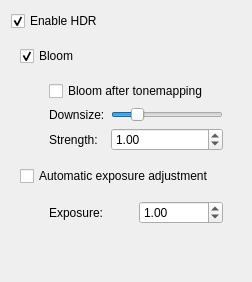
<ui version="4.0" >
 <class>HdrGLWidgetControl</class>
 <widget class="QWidget" name="HdrGLWidgetControl" >
  <property name="geometry" >
   <rect>
    <x>0</x>
    <y>0</y>
    <width>252</width>
    <height>282</height>
   </rect>
  </property>
  <layout class="QVBoxLayout" name="verticalLayout_2" >
   <item>
    <widget class="QCheckBox" name="enableHdr" >
     <property name="text" >
      <string>Enable HDR</string>
     </property>
     <property name="checked" >
      <bool>true</bool>
     </property>
    </widget>
   </item>
   <item>
    <widget class="QWidget" native="1" name="widget" >
     <layout class="QVBoxLayout" name="verticalLayout" >
      <item>
       <widget class="QCheckBox" name="bloom" >
        <property name="text" >
         <string>Bloom</string>
        </property>
        <property name="checked" >
         <bool>true</bool>
        </property>
       </widget>
      </item>
      <item>
       <layout class="QHBoxLayout" name="horizontalLayout" >
        <item>
         <spacer name="horizontalSpacer" >
          <property name="orientation" >
           <enum>Qt::Horizontal</enum>
          </property>
          <property name="sizeType" >
           <enum>QSizePolicy::Fixed</enum>
          </property>
          <property name="sizeHint" stdset="0" >
           <size>
            <width>20</width>
            <height>20</height>
           </size>
          </property>
         </spacer>
        </item>
        <item>
         <widget class="QWidget" native="1" name="widget_2" >
          <layout class="QGridLayout" name="gridLayout_3" >
           <item row="0" column="0" colspan="2" >
            <widget class="QCheckBox" name="bloomAfterTonemapping" >
             <property name="text" >
              <string>Bloom after tonemapping</string>
             </property>
            </widget>
           </item>
           <item row="1" column="0" >
            <widget class="QLabel" name="label_4" >
             <property name="text" >
              <string>Downsize:</string>
             </property>
            </widget>
           </item>
           <item row="1" column="1" >
            <widget class="QSlider" name="bloomDownsize" >
             <property name="maximum" >
              <number>5</number>
             </property>
             <property name="pageStep" >
              <number>1</number>
             </property>
             <property name="value" >
              <number>1</number>
             </property>
             <property name="orientation" >
              <enum>Qt::Horizontal</enum>
             </property>
            </widget>
           </item>
           <item row="2" column="0" >
            <widget class="QLabel" name="label_5" >
             <property name="text" >
              <string>Strength:</string>
             </property>
            </widget>
           </item>
           <item row="2" column="1" >
            <widget class="QDoubleSpinBox" name="bloomStrength" >
             <property name="maximum" >
              <double>10.000000000000000</double>
             </property>
             <property name="singleStep" >
              <double>0.100000000000000</double>
             </property>
             <property name="value" >
              <double>1.000000000000000</double>
             </property>
            </widget>
           </item>
          </layout>
         </widget>
        </item>
       </layout>
      </item>
      <item>
       <widget class="QCheckBox" name="exposureAuto" >
        <property name="text" >
         <string>Automatic exposure adjustment</string>
        </property>
       </widget>
      </item>
      <item>
       <layout class="QHBoxLayout" name="horizontalLayout_2" >
        <item>
         <spacer name="horizontalSpacer_2" >
          <property name="orientation" >
           <enum>Qt::Horizontal</enum>
          </property>
          <property name="sizeType" >
           <enum>QSizePolicy::Fixed</enum>
          </property>
          <property name="sizeHint" stdset="0" >
           <size>
            <width>20</width>
            <height>20</height>
           </size>
          </property>
         </spacer>
        </item>
        <item>
         <widget class="QStackedWidget" name="exposureOptions" >
          <property name="currentIndex" >
           <number>0</number>
          </property>
          <widget class="QWidget" name="page" >
           <property name="geometry" >
            <rect>
             <x>0</x>
             <y>0</y>
             <width>210</width>
             <height>72</height>
            </rect>
           </property>
           <layout class="QGridLayout" name="gridLayout_2" >
            <item row="0" column="0" >
             <widget class="QLabel" name="label" >
              <property name="text" >
               <string>Exposure:</string>
              </property>
             </widget>
            </item>
            <item row="0" column="1" >
             <widget class="QDoubleSpinBox" name="exposure" >
              <property name="minimum" >
               <double>0.010000000000000</double>
              </property>
              <property name="maximum" >
               <double>50.000000000000000</double>
              </property>
              <property name="singleStep" >
               <double>0.200000000000000</double>
              </property>
              <property name="value" >
               <double>1.000000000000000</double>
              </property>
             </widget>
            </item>
            <item row="1" column="0" >
             <spacer name="verticalSpacer" >
              <property name="orientation" >
               <enum>Qt::Vertical</enum>
              </property>
              <property name="sizeHint" stdset="0" >
               <size>
                <width>20</width>
                <height>27</height>
               </size>
              </property>
             </spacer>
            </item>
           </layout>
          </widget>
          <widget class="QWidget" name="page_2" >
           <property name="geometry" >
            <rect>
             <x>0</x>
             <y>0</y>
             <width>210</width>
             <height>72</height>
            </rect>
           </property>
           <layout class="QGridLayout" name="gridLayout" >
            <item row="0" column="0" >
             <widget class="QLabel" name="label_2" >
              <property name="text" >
               <string>Speed:</string>
              </property>
             </widget>
            </item>
            <item row="0" column="1" >
             <widget class="QDoubleSpinBox" name="exposureAutoSpeed" >
              <property name="minimum" >
               <double>0.010000000000000</double>
              </property>
              <property name="maximum" >
               <double>10.000000000000000</double>
              </property>
              <property name="singleStep" >
               <double>0.100000000000000</double>
              </property>
              <property name="value" >
               <double>1.000000000000000</double>
              </property>
             </widget>
            </item>
            <item row="1" column="0" >
             <widget class="QLabel" name="label_3" >
              <property name="text" >
               <string>Target:</string>
              </property>
             </widget>
            </item>
            <item row="1" column="1" >
             <widget class="QDoubleSpinBox" name="exposureAutoTarget" >
              <property name="minimum" >
               <double>0.010000000000000</double>
              </property>
              <property name="maximum" >
               <double>50.000000000000000</double>
              </property>
              <property name="singleStep" >
               <double>0.100000000000000</double>
              </property>
              <property name="value" >
               <double>1.000000000000000</double>
              </property>
             </widget>
            </item>
           </layout>
          </widget>
         </widget>
        </item>
       </layout>
      </item>
     </layout>
    </widget>
   </item>
   <item>
    <spacer name="verticalSpacer_2" >
     <property name="orientation" >
      <enum>Qt::Vertical</enum>
     </property>
     <property name="sizeHint" stdset="0" >
      <size>
       <width>20</width>
       <height>38</height>
      </size>
     </property>
    </spacer>
   </item>
  </layout>
 </widget>
 <resources/>
 <connections>
  <connection>
   <sender>enableHdr</sender>
   <signal>toggled(bool)</signal>
   <receiver>widget</receiver>
   <slot>setEnabled(bool)</slot>
   <hints>
    <hint type="sourcelabel" >
     <x>87</x>
     <y>26</y>
    </hint>
    <hint type="destinationlabel" >
     <x>129</x>
     <y>131</y>
    </hint>
   </hints>
  </connection>
  <connection>
   <sender>bloom</sender>
   <signal>toggled(bool)</signal>
   <receiver>widget_2</receiver>
   <slot>setEnabled(bool)</slot>
   <hints>
    <hint type="sourcelabel" >
     <x>58</x>
     <y>42</y>
    </hint>
    <hint type="destinationlabel" >
     <x>79</x>
     <y>64</y>
    </hint>
   </hints>
  </connection>
 </connections>
</ui>
